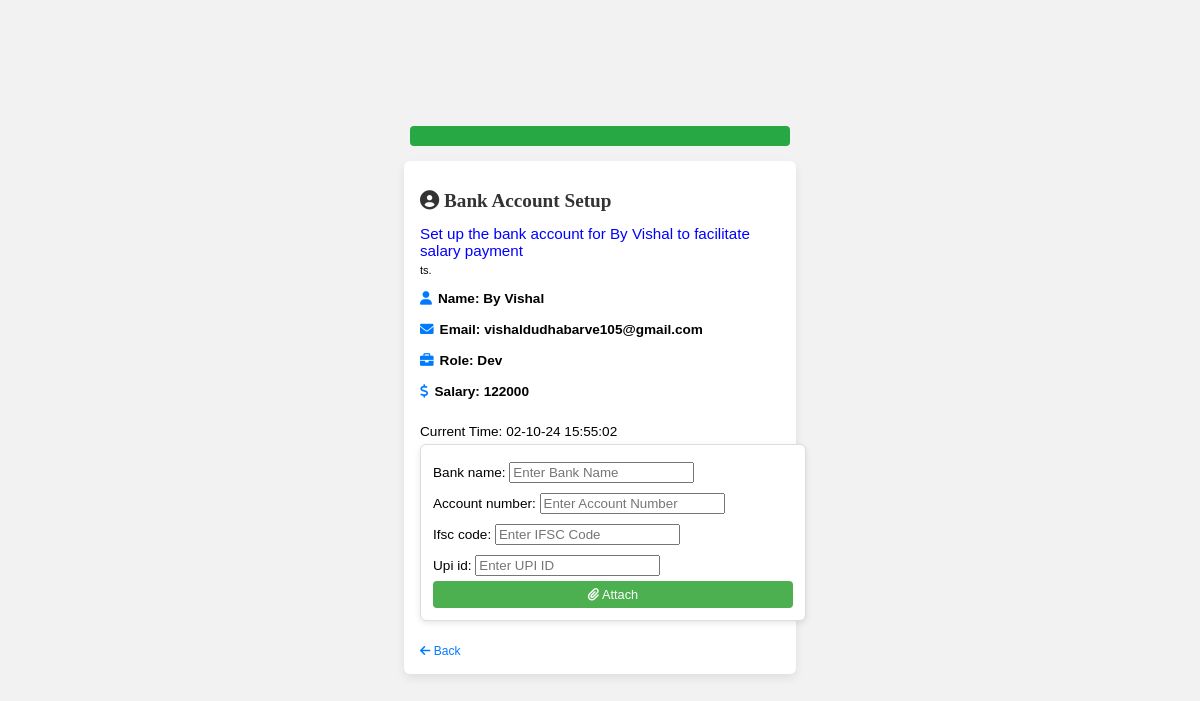
The page /register_employee/set_accounts/11/ (signed in) on the database its author committed.
### emp/models.py (models this page shows, shortened)
class Employee(models.Model):
    user = models.ForeignKey(User, on_delete=models.CASCADE, null=True)
    profile_pic = models.ImageField(upload_to='images', blank=True)
    name = models.CharField(max_length=100)
    email = models.EmailField()
    contact = models.CharField(max_length=200)
    role = models.CharField(max_length=100)
    salary = models.IntegerField()
    resume = models.FileField(upload_to='resumes', null=True, blank=True)
    bank_name=models.CharField(max_length=100, null=True)
    account_number=models.TextField(null=True)
    upi_id=models.CharField(max_length=100, null=True)
    date_joined = models.DateTimeField(auto_now=True)

### emp/views.py (the view)
# urls.py: path('set_accounts/<int:pk>/', set_accounts, name='set_accounts'),
@login_required
def set_accounts(request,pk):
    employee=get_object_or_404(Employee, pk=pk)
    if request.method == 'POST':
        form = BankForm(request.POST, request.FILES)
        if form.is_valid:
            try:
              bank=form.save(commit=False)
              bank.employee=employee
              bank.user=request.user
              bank.save()
              send_mail(
                  subject="Bank Account Attached",
                  message=f'''Hey There {employee.name} we have attached your bank account to you kindly review bank account info\n
                  'Bank Account:\n
                         Bank Name: {bank.bank_name}\n
                         IFSC Code: {bank.ifsc_code}\n
                         Account Number: {bank.account_number}\n
                         UPI ID: {bank.upi_id}\n
                         Updated At: {bank.updated_at}\n
                  If you face any issues with this info kindly contact us on example@gmail.com\n
                  Thank You Team Django.
                  ''',
                  from_email=settings.EMAIL_HOST_USER,
                  recipient_list=[employee.email],
              )
            except Exception as e:
                return JsonResponse({'msg':str(e)}, status=400)
            messages.success(request, f'Bank account attached successfully to {employee.name}')
            time.sleep(1)
            pygame_notify()
            return redirect('set_accounts',pk=employee.pk)
    else:
        form=BankForm
    actual_time = time.strftime("%d-%m-%y %H:%M:%S", time.localtime())
    return render(request,'emp/set_accounts.html', {'form':form, 'employee':employee,'actual_time':actual_time})

### emp/templates/emp/set_accounts.html (shortened to what this page needs)
<!DOCTYPE html>
<html lang="en">
<head>
    <link rel="stylesheet" href="https://cdnjs.cloudflare.com/ajax/libs/font-awesome/6.0.0-beta3/css/all.min.css">
</head>
<body>
    <section class="msg">
    </section>
    <div class="container">
        <h1><i class="fas fa-user-circle"></i> Bank Account Setup</h1>
        <p class="blue-text">Set up the bank account for {{employee.name}} to facilitate salary payment</p>
        ts.</p>
        <section class="employee-info">
            <strong><i class="fas fa-user"></i> Name: {{employee.name}}</strong>
            <strong><i class="fas fa-envelope"></i> Email: {{employee.email}}</strong>
            <strong><i class="fas fa-briefcase"></i> Role: {{employee.role}}</strong>
            <strong><i class="fas fa-dollar-sign"></i> Salary: {{employee.salary}}</strong>
        </section>
        <p>Current Time: {{actual_time}}</p>
        <section>
            <form method="post" enctype="multipart/form-data">
                {{form.as_p}}
                <button type="submit"><i class="fas fa-paperclip"></i> Attach</button>
            </form>
        </section>
        <a href="{% url 'register_employee' %}"><i class="fas fa-arrow-left"></i> Back</a>
    </div>
</body>
</html>

### emp/templates/emp/set_accounts.html (style rules this page uses)
body { font-family: 'Poppins', sans-serif; font-size: 11px; margin: 0; padding: 0; background-color: #f2f2f2; display: flex; flex-direction: column; align-items: center; justify-content: center; min-height: 100vh; animation: appOpen 0.8s ease-out; }
h1 { font-family: 'Poppins', serif; font-size: 1.2rem; margin-bottom: 8px; color: #333; }
p, strong { font-size: 0.85rem; font-family: 'Poppins', sans-serif; margin: 0; padding: 5px 0; }
section { margin-bottom: 15px; width: 100%; max-width: 360px; }
form { background-color: white; border: 1px solid #ddd; border-radius: 6px; padding: 12px; box-shadow: 0 2px 6px rgba(0, 0, 0, 0.1); width: 100%; overflow-y: auto; }
form button { width: 100%; padding: 6px; background-color: #4CAF50; color: white; border: none; border-radius: 4px; font-size: 0.8rem; cursor: pointer; }
a { text-decoration: none; font-size: 0.75rem; color: #007BFF; display: inline-block; margin-top: 8px; }
.container { width: 100%; max-width: 360px; padding: 16px; background-color: #ffffff; border-radius: 6px; box-shadow: 0 4px 10px rgba(0, 0, 0, 0.08); }
.employee-info strong { display: flex; align-items: center; margin-bottom: 6px; }
.employee-info strong i { margin-right: 6px; color: #007BFF; }
.msg { background-color: #28a745; color: white; padding: 10px; border-radius: 4px; opacity: 0; transform: translateY(-20px); animation: fadeInMessage 1s ease forwards; }
.blue-text { color: blue; font-size: 0.95rem; }

### rows shown on the page
Employee: name "By Vishal", email "vishaldudhabarve105@gmail.com", role "Dev", salary "122000"

### other values the page prints
{{ actual_time }} "02-10-24 15:55:02"
